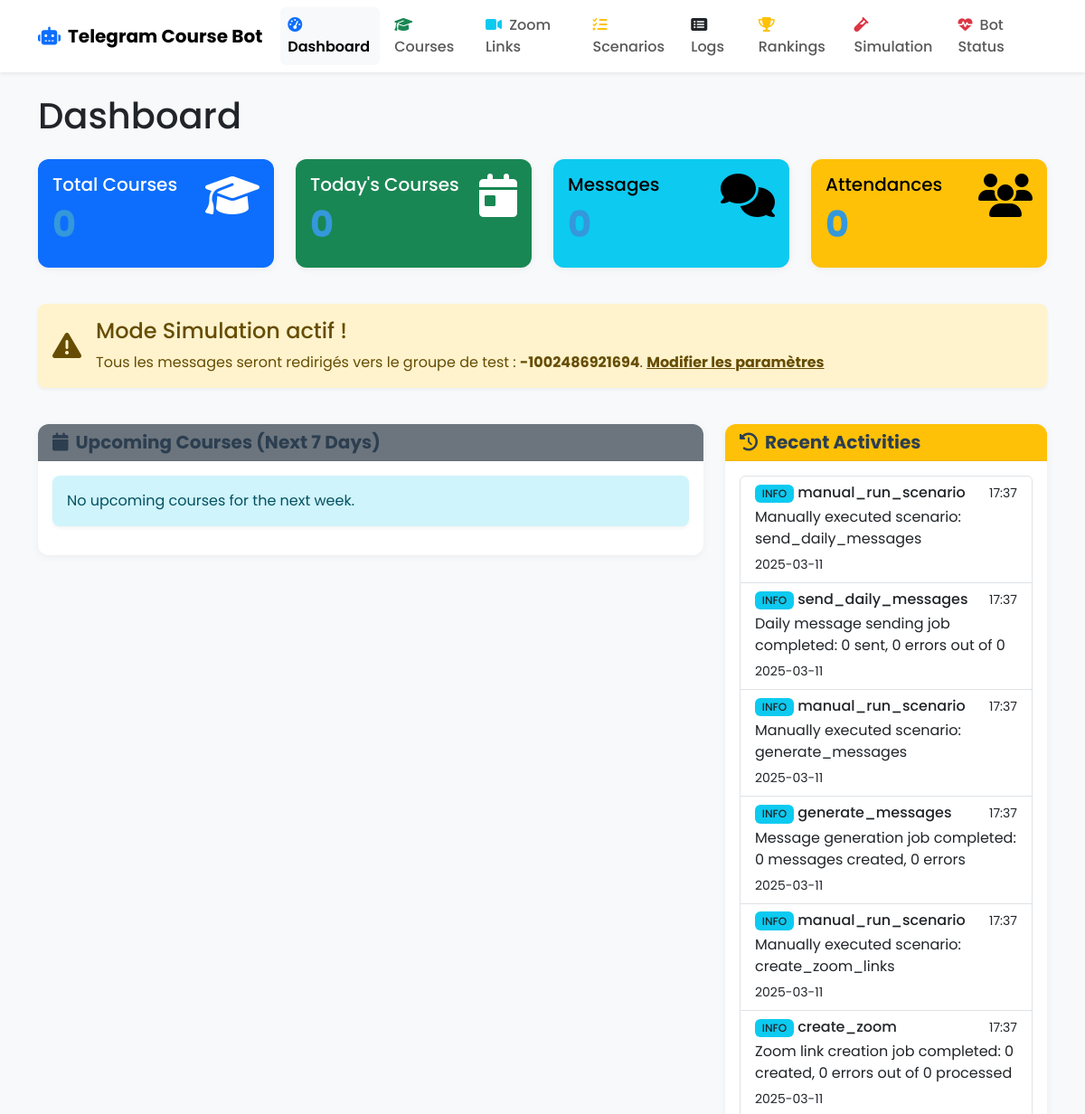
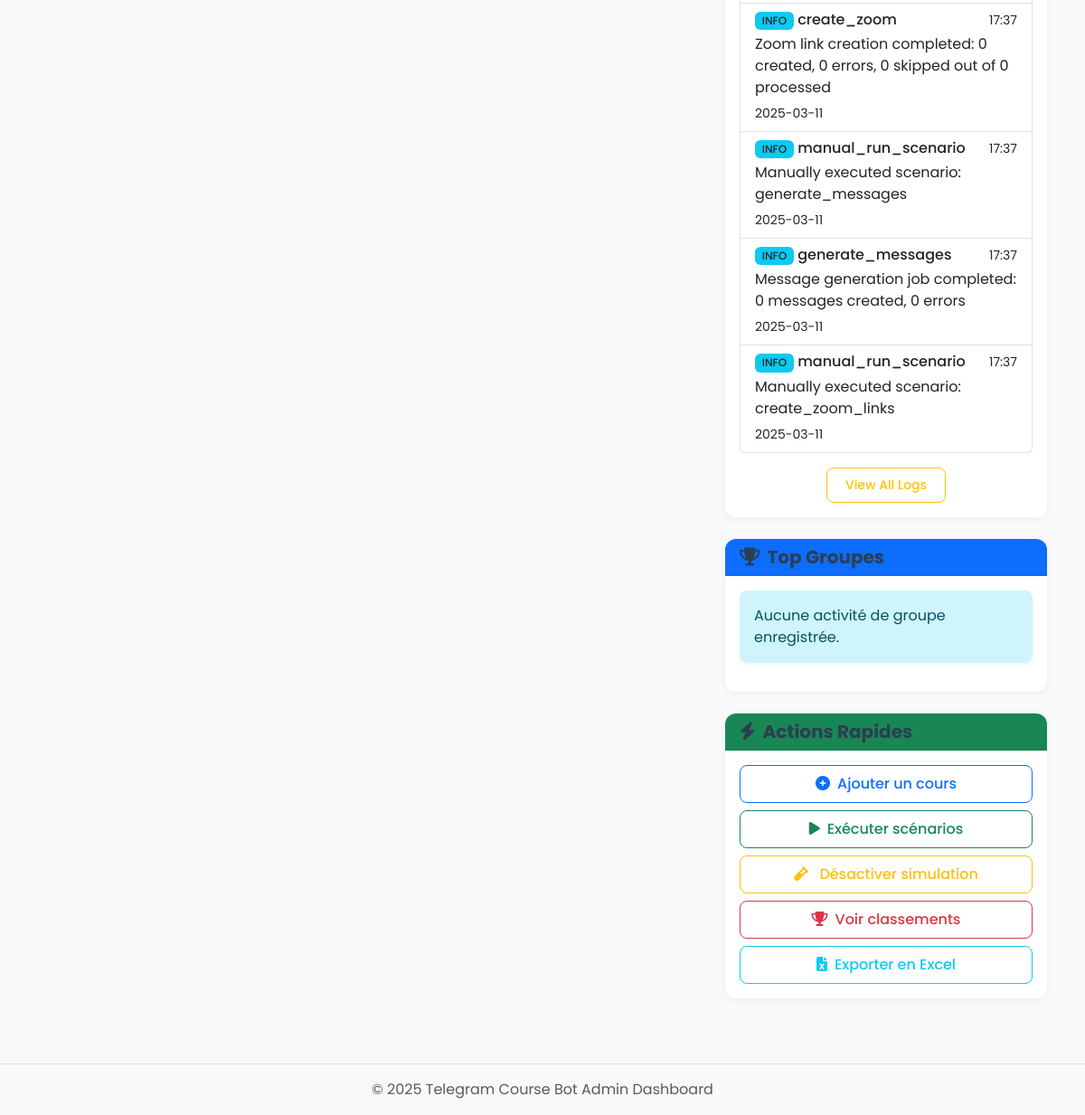
The page /admin on the database its author committed (2 pictures, top to bottom).
### models.py (models this page shows, shortened)
class AppSettings(db.Model):
    id = db.Column(db.Integer, primary_key=True)
    simulation_mode = db.Column(db.Boolean, default=False)
    test_group_id = db.Column(db.String(100), nullable=True)
    updated_at = db.Column(db.DateTime, default=datetime.utcnow, onupdate=datetime.utcnow)

class Log(db.Model):
    id = db.Column(db.Integer, primary_key=True)
    level = db.Column(db.String(20), nullable=False)  # INFO, WARNING, ERROR
    scenario = db.Column(db.String(100), nullable=True)  # Which scenario the log is related to
    message = db.Column(db.Text, nullable=False)
    timestamp = db.Column(db.DateTime, default=datetime.utcnow)

### routes.py (the view)
    @app.route('/')
    @app.route('/admin')
    def dashboard():
        course_count = Course.query.count()
        today = datetime.now().date()
        today_courses = Course.query.filter_by(schedule_date=today).count()
        next_week = today + timedelta(days=7)
        upcoming_courses = Course.query.filter(
            Course.schedule_date >= today,
            Course.schedule_date < next_week
        ).order_by(Course.schedule_date, Course.start_time).all()
        recent_logs = Log.query.order_by(Log.timestamp.desc()).limit(10).all()
        bot = init_telegram_bot()
        simulation_mode = bot.is_simulation_mode()
        test_group_id = bot.get_test_group_id()
        message_count = TelegramMessage.query.count()
        attendance_count = ZoomAttendance.query.count()
        top_groups = db.session.query(
            UserRanking.telegram_group_id,
            db.func.sum(UserRanking.total_points).label('total_points')
        ).group_by(UserRanking.telegram_group_id) \
         .order_by(db.func.sum(UserRanking.total_points).desc()) \
         .limit(5).all()
        return render_template(
            'dashboard.html',
            course_count=course_count,
            today_courses=today_courses,
            upcoming_courses=upcoming_courses,
            recent_logs=recent_logs,
            simulation_mode=simulation_mode,
            test_group_id=test_group_id,
            message_count=message_count,
            attendance_count=attendance_count,
            top_groups=top_groups
        )

### telegram_bot.py (called while the page is built)
def init_telegram_bot():
    global telegram_bot
    if telegram_bot is None:
        with app.app_context():
            telegram_bot = TelegramBot()
    return telegram_bot

    def is_simulation_mode(self):
        settings = AppSettings.query.first()
        return settings.simulation_mode if settings else False

    def get_test_group_id(self):
        settings = AppSettings.query.first()
        return settings.test_group_id if settings else None

### templates/dashboard.html (shortened to what this page needs)
{% extends 'layout.html' %}
{% block content %}
<div class="row">
    <div class="col-12">
        <h1 class="mb-4">Dashboard</h1>
    </div>
</div>
<div class="row mb-4">
    <div class="col-md-3">
        <div class="card text-bg-primary mb-3">
            <div class="card-body">
                <div class="d-flex justify-content-between align-items-start">
                    <div>
                        <h5 class="card-title">Total Courses</h5>
                        <h2 class="display-4">{{ course_count }}</h2>
                    </div>
                    <i class="fas fa-graduation-cap fa-3x"></i>
                </div>
            </div>
        </div>
    </div>
    <div class="col-md-3">
        <div class="card text-bg-success mb-3">
            <div class="card-body">
                <div class="d-flex justify-content-between align-items-start">
                    <div>
                        <h5 class="card-title">Today's Courses</h5>
                        <h2 class="display-4">{{ today_courses }}</h2>
                    </div>
                    <i class="fas fa-calendar-day fa-3x"></i>
                </div>
            </div>
        </div>
    </div>
    <div class="col-md-3">
        <div class="card text-bg-info mb-3">
            <div class="card-body">
                <div class="d-flex justify-content-between align-items-start">
                    <div>
                        <h5 class="card-title">Messages</h5>
                        <h2 class="display-4">{{ message_count }}</h2>
                    </div>
                    <i class="fas fa-comments fa-3x"></i>
                </div>
            </div>
        </div>
    </div>
    <div class="col-md-3">
        <div class="card text-bg-warning mb-3">
            <div class="card-body">
                <div class="d-flex justify-content-between align-items-start">
                    <div>
                        <h5 class="card-title">Attendances</h5>
                        <h2 class="display-4">{{ attendance_count }}</h2>
                    </div>
                    <i class="fas fa-users fa-3x"></i>
                </div>
            </div>
        </div>
    </div>
</div>
{% if simulation_mode %}
<div class="row mb-4">
    <div class="col-12">
        <div class="alert alert-warning d-flex align-items-center" role="alert">
            <i class="fas fa-exclamation-triangle fa-2x me-3"></i>
            <div>
                <h4 class="alert-heading">Mode Simulation actif !</h4>
                <p class="mb-0">
                    Tous les messages seront redirigés vers le groupe de test :
                    <strong>{{ test_group_id }}</strong>.
                    <a href="{{ url_for('simulation') }}" class="alert-link">Modifier les paramètres</a>
                </p>
            </div>
        </div>
    </div>
</div>
{% endif %}
<div class="row">
    <div class="col-lg-8">
        <div class="card mb-4">
            <div class="card-header bg-secondary text-white">
                <h5 class="mb-0"><i class="fas fa-calendar me-2"></i>Upcoming Courses (Next 7 Days)</h5>
            </div>
            <div class="card-body">
                {% if upcoming_courses %}
                    <div class="table-responsive">
                        <table class="table table-striped">
                            <thead>
                                <tr>
                                    <th>Date</th>
                                    <th>Time</th>
                                    <th>Course</th>
                                    <th>Teacher</th>
                                    <th>Zoom</th>
                                </tr>
                            </thead>
                            <tbody>
                                {% for course in upcoming_courses %}
                                <tr>
                                    <td>{{ course.schedule_date.strftime('%a, %d %b') }}</td>
                                    <td>{{ course.start_time.strftime('%H:%M') }} - {{ course.end_time.strftime('%H:%M') }}</td>
                                    <td>{{ course.course_name }}</td>
                                    <td>{{ course.teacher_name }}</td>
                                    <td>
                                        {% if course.zoom_link %}
                                            <a href="{{ course.zoom_link }}" target="_blank" class="btn btn-sm btn-primary">
                                                <i class="fas fa-video me-1"></i> Link
                                            </a>
                                        {% else %}
                                            <span class="badge bg-warning text-dark">Missing</span>
                                        {% endif %}
                                    </td>
                                </tr>
                                {% endfor %}
                            </tbody>
                        </table>
                    </div>
                {% else %}
                    <div class="alert alert-info">No upcoming courses for the next week.</div>
                {% endif %}
            </div>
        </div>
    </div>
    <div class="col-lg-4">
        <div class="card mb-4">
            <div class="card-header bg-warning text-dark">
                <h5 class="mb-0"><i class="fas fa-history me-2"></i>Recent Activities</h5>
            </div>
            <div class="card-body">
                {% if recent_logs %}
                    <div class="list-group">
                        {% for log in recent_logs %}
                        <div class="list-group-item list-group-item-action flex-column align-items-start">
                            <div class="d-flex w-100 justify-content-between">
                                <h6 class="mb-1">
                                    {% if log.level == 'INFO' %}
                                        <span class="badge bg-info text-dark">INFO</span>
                                    {% elif log.level == 'WARNING' %}
                                        <span class="badge bg-warning text-dark">WARNING</span>
                                    {% elif log.level == 'ERROR' %}
                                        <span class="badge bg-danger">ERROR</span>
                                    {% endif %}
                                    {{ log.scenario or 'System' }}
                                </h6>
                                <small>{{ log.timestamp.strftime('%H:%M') }}</small>
                            </div>
                            <p class="mb-1">{{ log.message }}</p>
                            <small>{{ log.timestamp.strftime('%Y-%m-%d') }}</small>
                        </div>
                        {% endfor %}
                    </div>
                {% else %}
                    <div class="alert alert-info">No recent activities.</div>
                {% endif %}
                <div class="mt-3 text-center">
                    <a href="{{ url_for('logs') }}" class="btn btn-sm btn-outline-warning">View All Logs</a>
                </div>
            </div>
        </div>
        <div class="card mb-4">
            <div class="card-header bg-primary text-white">
                <h5 class="mb-0"><i class="fas fa-trophy me-2"></i>Top Groupes</h5>
            </div>
            <div class="card-body">
                {% if top_groups %}
                    <div class="list-group">
                        {% for group in top_groups %}
                        <div class="list-group-item d-flex justify-content-between align-items-center">
                            <span>
                                <i class="fas fa-users me-2"></i>{{ group.telegram_group_id }}
                            </span>
                            <span class="badge bg-primary rounded-pill">{{ group.total_points }} pts</span>
                        </div>
                        {% endfor %}
                    </div>
                    <div class="mt-3 text-center">
                        <a href="{{ url_for('rankings') }}" class="btn btn-sm btn-outline-primary">Voir tous les classements</a>
                    </div>
                {% else %}
                    <div class="alert alert-info">Aucune activité de groupe enregistrée.</div>
                {% endif %}
            </div>
        </div>
        <div class="card mb-4">
            <div class="card-header bg-success text-white">
                <h5 class="mb-0"><i class="fas fa-bolt me-2"></i>Actions Rapides</h5>
            </div>
            <div class="card-body">
                <div class="d-grid gap-2">
                    <a href="{{ url_for('courses') }}" class="btn btn-outline-primary">
                        <i class="fas fa-plus-circle me-2"></i>Ajouter un cours
                    </a>
                    <a href="{{ url_for('scenarios') }}" class="btn btn-outline-success">
                        <i class="fas fa-play me-2"></i>Exécuter scénarios
                    </a>
                    <a href="{{ url_for('simulation') }}" class="btn btn-outline-warning">
                        <i class="fas fa-vial me-2"></i>
                        {% if simulation_mode %}Désactiver simulation{% else %}Activer simulation{% endif %}
                    </a>
                    <a href="{{ url_for('rankings') }}" class="btn btn-outline-danger">
                        <i class="fas fa-trophy me-2"></i>Voir classements
                    </a>
                    <button id="exportExcelBtn" class="btn btn-outline-info">
                        <i class="fas fa-file-excel me-2"></i>Exporter en Excel
                    </button>
                </div>
            </div>
        </div>
    </div>
</div>
{% endblock %}

### static/css/custom.css (style rules this page uses)
body { min-height: 100vh; display: flex; flex-direction: column; font-family: 'Poppins', sans-serif; background-color: #f8f9fa; color: #212529; }
.card { border-radius: 0.75rem; box-shadow: 0 2px 10px rgba(0, 0, 0, 0.05); margin-bottom: 1.5rem; border: none; background-color: #ffffff; transition: transform 0.2s, box-shadow 0.2s; }
.card-header { background-color: rgba(0, 0, 0, 0.01); border-bottom: 1px solid rgba(0, 0, 0, 0.05); border-top-left-radius: 0.75rem !important; border-top-right-radius: 0.75rem !important; font-weight: 600; }
.card-header h5, .card-header .h5 { font-weight: 700; color: #2c3e50; margin: 0; }
.card .display-4 { font-weight: 700; font-size: 2.5rem; color: #3498db; }
.btn { border-radius: 0.5rem; padding: 0.5rem 1.25rem; font-weight: 500; transition: all 0.2s; }
.badge { font-weight: 500; padding: 0.35em 0.65em; border-radius: 0.375rem; }
.alert { border-radius: 0.5rem; border: none; box-shadow: 0 0.125rem 0.25rem rgba(0, 0, 0, 0.05); }

### rows shown on the page
AppSettings: test_group "-1002486921694"
Log: level "INFO", scenario "manual_run_scenario", timestamp "17:37", message "Manually executed scenario: send_daily_messages", timestamp "2025-03-11"
Log: level "INFO", scenario "send_daily_messages", timestamp "17:37", message "Daily message sending job completed: 0 sent, 0 errors out of 0", timestamp "2025-03-11"
Log: level "INFO", scenario "manual_run_scenario", timestamp "17:37", message "Manually executed scenario: generate_messages", timestamp "2025-03-11"
Log: level "INFO", scenario "generate_messages", timestamp "17:37", message "Message generation job completed: 0 messages created, 0 errors", timestamp "2025-03-11"
Log: level "INFO", scenario "manual_run_scenario", timestamp "17:37", message "Manually executed scenario: create_zoom_links", timestamp "2025-03-11"
Log: level "INFO", scenario "create_zoom", timestamp "17:37", message "Zoom link creation job completed: 0 created, 0 errors out of 0 processed", timestamp "2025-03-11"
Log: level "INFO", scenario "create_zoom", timestamp "17:37", message "Zoom link creation completed: 0 created, 0 errors, 0 skipped out of 0 processed", timestamp "2025-03-11"
Log: level "INFO", scenario "manual_run_scenario", timestamp "17:37", message "Manually executed scenario: generate_messages", timestamp "2025-03-11"
Log: level "INFO", scenario "generate_messages", timestamp "17:37", message "Message generation job completed: 0 messages created, 0 errors", timestamp "2025-03-11"
Log: level "INFO", scenario "manual_run_scenario", timestamp "17:37", message "Manually executed scenario: create_zoom_links", timestamp "2025-03-11"

### other values the page prints
{{ course_count }} "0"
{{ today_courses }} "0"
{{ message_count }} "0"
{{ attendance_count }} "0"
